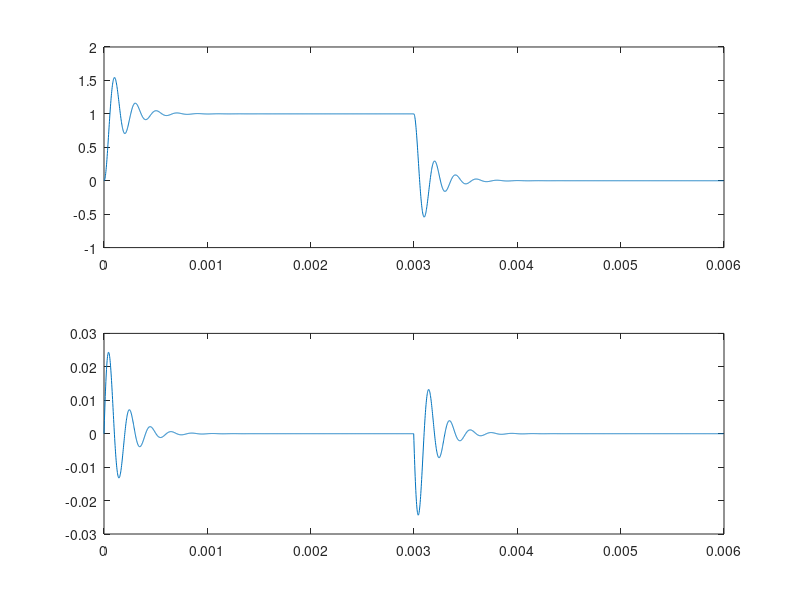

The MATLAB script that drew this image:
R=12;
L=1e-3;
C=1e-6;

x1(1)=0;
x1(2)=0;
x2(1)=0;

T1 = 2*pi*sqrt(L*C) / (100 * sqrt( 1-C*R^2 / (4*L) ) );
T2 = 2*pi*sqrt(L*C) / (15 * sqrt( 1-C*R^2 / (4*L) ) );

T=T1;

l1 = round(3e-3/T1);
u = [ones(l1,1); zeros(l1,1)];

for n=2:1:length(u)   
    x1(n) = x2(n-1)*T + x1(n-1);
    x2(n) = x2(n-1) + (u(n) - R*x2(n-1) - x1(n)/C )*T/L;
end

uc=x1/C;
subplot(2,1,1), plot(0:T:(6e-3)-T,uc);
subplot(2,1,2), plot(0:T:(6e-3)-T,x2);


